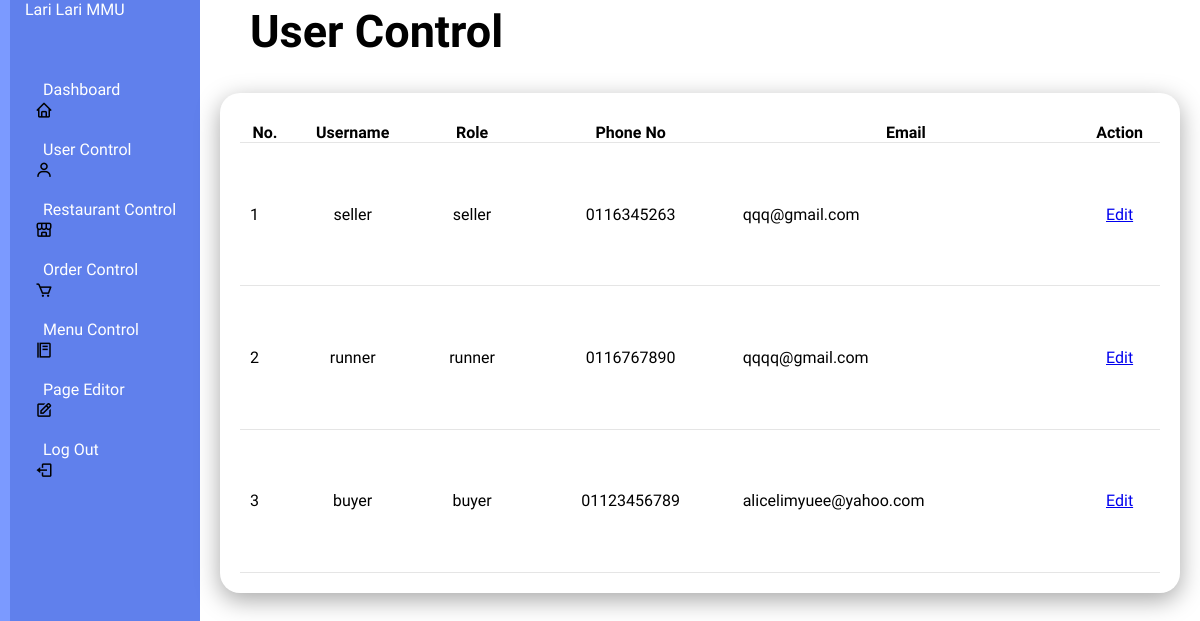
The page /usercontrol on the database as committed earlier.
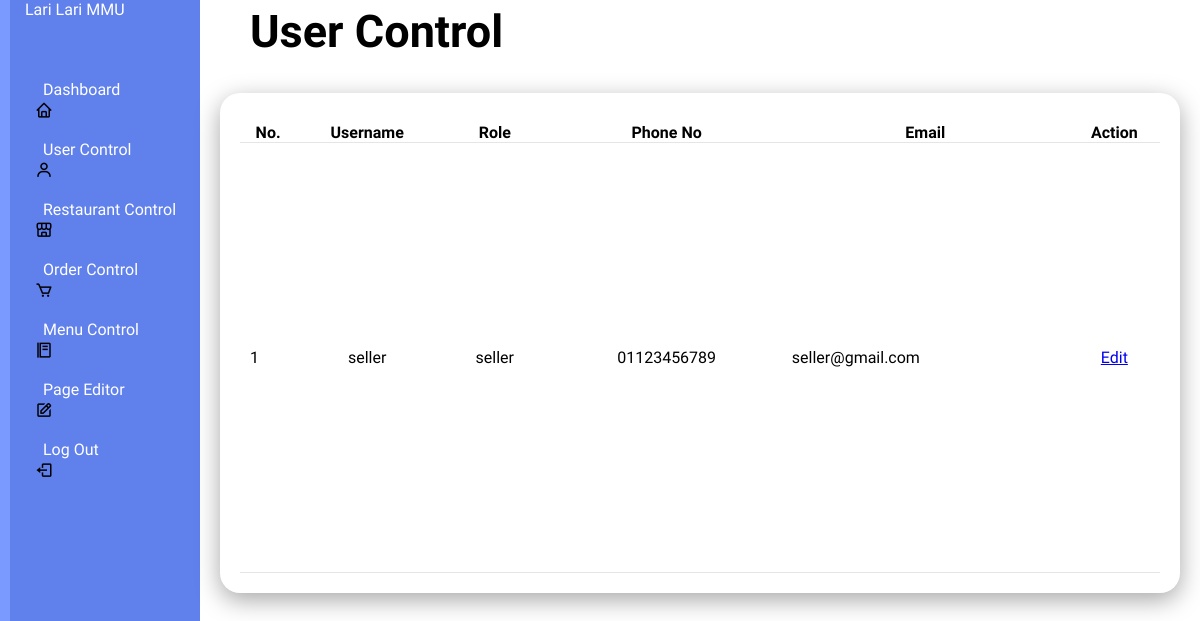
The same page on the database as committed later.
### tables this page shows
CREATE TABLE users (
            id INTEGER PRIMARY KEY AUTOINCREMENT,
            name TEXT NOT NULL,
            email UNIQUE NOT NULL,
            username UNIQUE NOT NULL,
            password TEXT NOT NULL,
            role TEXT NOT NULL,
            phone_no UNIQUE NOT NULL
        );

### app.py (the view)
@app.route('/usercontrol')
def user_control():
    conn = get_db_connection()
    users = conn.execute('SELECT * FROM users').fetchall()
    conn.close()
    return render_template('usercontrol.html', users=users)

### app.py (called while the page is built)
def get_db_connection():
    con = sqlite3.connect("database.db")
    con.row_factory = sqlite3.Row
    return con

### templates/usercontrol.html (shortened to what this page needs)
<!DOCTYPE html>
<html lang="en">
<head>
    <link rel="stylesheet" type="text/css" href="../static/style(admin2).css">
    <link rel="stylesheet" href="https://unpkg.com/boxicons@latest/css/boxicons.min.css">
        <link href="https://cdn.jsdelivr.net/npm/remixicon@4.3.0/fonts/remixicon.css" rel="stylesheet"/>
        <link rel="stylesheet" href="https://unpkg.com/aos@next/dist/aos.css" />
</head>
</head>
<body>
    <div class="admincontainer">
        <div class="navbar">
            <ul>
                <li><a href="#">Lari Lari MMU</a></li>
                <li><i class='bx bx-home'></i><a href="/admin">Dashboard</a></li>
                <li><i class='bx bx-user'></i><a href="/usercontrol">User Control</a></li>
                <li><i class='bx bx-store-alt'></i><a href="/restaurantcontrol">Restaurant Control</a></li>
                <li><i class='bx bx-cart'></i><a href="/ordercontrol">Order Control</a></li>
                <li><i class='bx bx-food-menu'></i><a href="/menucontrol">Menu Control</a></li>
                <li><i class='bx bx-edit'></i><a href="/pageEditor">Page Editor</a></li>
                <li><i class='bx bx-log-out'></i><a href="/logout">Log Out</a></li>
            </ul>
        </div>
    </div>
    <div class="admin-main">
        <div class="admin-header">
            <h2>User Control</h2>
        </div>
        <div class="admin-table">
            <div class="table-body">
                <table>
                    <thead>
                        <tr>
                            <th>No.</th>
                            <th>Username</th>
                            <th>Role</th>
                            <th>Phone No</th>
                            <th>Email</th>
                            <th>Action</th>
                        </tr>
                    </thead>
                    <tbody>
                        {% for user in users %}
                        <tr>
                            <td>{{ user.id }}</td>
                            <td>{{ user.username }}</td>
                            <td>{{ user.role }}</td>
                            <td>{{ user.phone_no }}</td>
                            <td>{{ user.email }}</td>
                            <td>
                                <a href="{{ url_for('edit_user', user_id=user.id) }}">Edit</a>
                            </td>
                        </tr>
                        {% endfor %}
                    </tbody>
                </table>
            </div>
        </div>
    </div>
</body>
</html>

### static/style(admin2).css (style rules this page uses)
* { padding: 0; margin: 0; box-sizing: border-box; font-family: "Protest Guerrilla", sans-serif; }
.admincontainer { position: relative; width: 100%; }
.navbar { position: fixed; width: 200px; height: 100%; background:#6080ec; border-left: 10px solid #7b9aff; transition: 0.5s; overflow: hidden; }
.navbar ul { position: absolute; top: 0; left: 0; width: 100%; }
.navbar ul li { display:flex; align-items: center; justify-content: center; position: relative; width: 100%; list-style: none; border-top-left-radius: 30px; border-bottom-left-radius: 30px; border-top-right-radius: 5px; border-bottom-right-radius: 5px; }
.navbar ul li:nth-child(1) { margin-bottom: 20px; pointer-events: none; }
.navbar ul li a { display: flex; align-items: center; position: relative; display: block; width: 100%; height: 60px; padding: 0 15px; text-decoration: none; color: white; }
.navbar i { position: relative; left: 25px; font-size: 18px; text-align: center; }
.admin-main { position: relative; width: calc(100% - 200px); left: 200px; min-height: 100vh; background-color: white; transition: 0.5s; }
.admin-header { position: relative; margin: 0 30px; padding: 5px 20px; justify-content: center; align-items: center; font-size: 30px; }
.admin-table { position: relative; width: 100%; padding: 20px; display: grid; width: 100%; grid-gap: 20px; margin-top: 10px; }
.admin-table .table-body { position: relative; display: grid; min-height: 500px; background: white; padding: 20px; box-shadow: 0 7px 25px rgba(0,0,0,0.35); border-radius: 20px; }
.admin-table table { width: auto; border-collapse: collapse; margin-top: 10px; }
.admin-table .table-body table tr { color: black; border-bottom: 1px solid rgba(0,0,0,0.1); }
.admin-table .table-body table tr td { padding: 10px; }
.admin-table .table-body table tr td:last-child { text-align: end; }
.admin-table .table-body table tr td:nth-child(2) { text-align: center; }
.admin-table .table-body table tr td:nth-child(3) { text-align: center; }
.admin-table .table-body table tr td:nth-child(4) { text-align: center; }
.admin-table .table-body table tr td:nth-child(6) { text-align: center; }

Rows that differ between the two databases and show on the page:
removed users: id "2", username "runner", role "runner", phone_no "0116767890", email "qqqq@gmail.com"
removed users: id "3", username "buyer", role "buyer", phone_no "01123456789", email "alicelimyuee@yahoo.com"
changed users "seller": phone_no "0116345263" → "01123456789"; email "qqq@gmail.com" → "seller@gmail.com"
